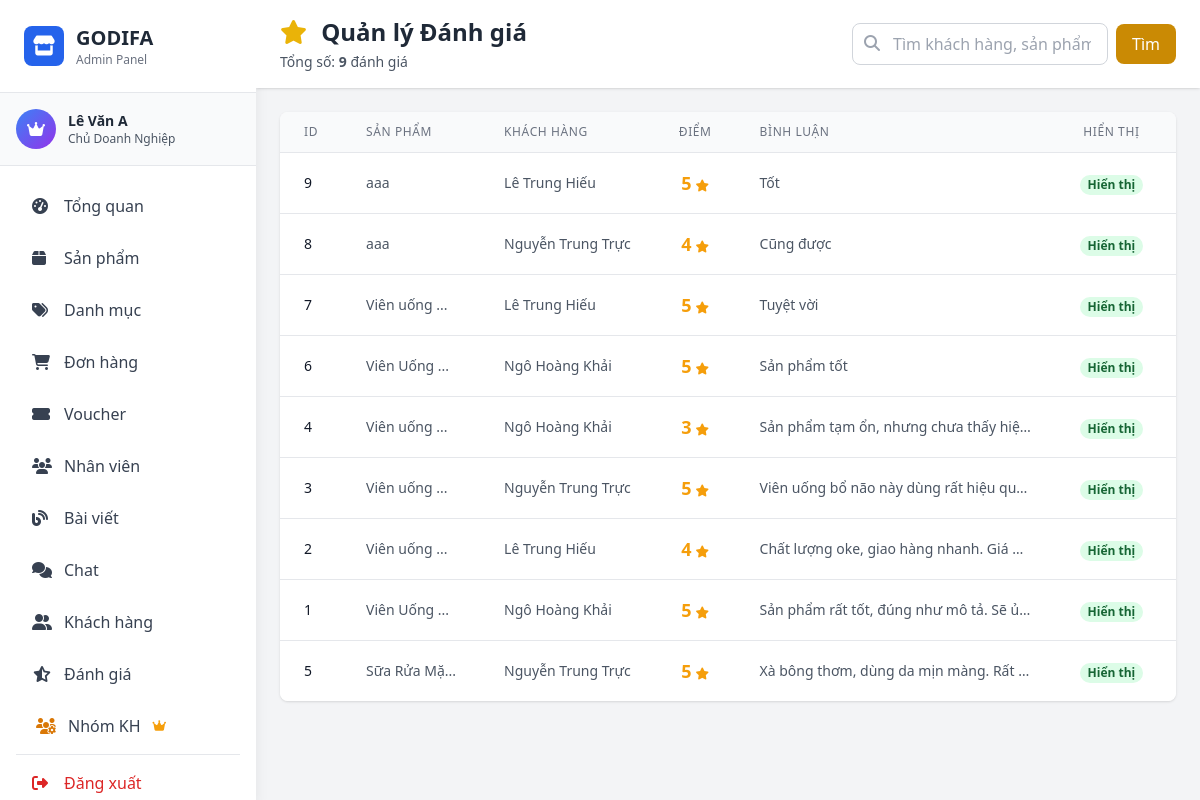
Page /admin/pages/reviews.php (signed in) on the earlier database version.
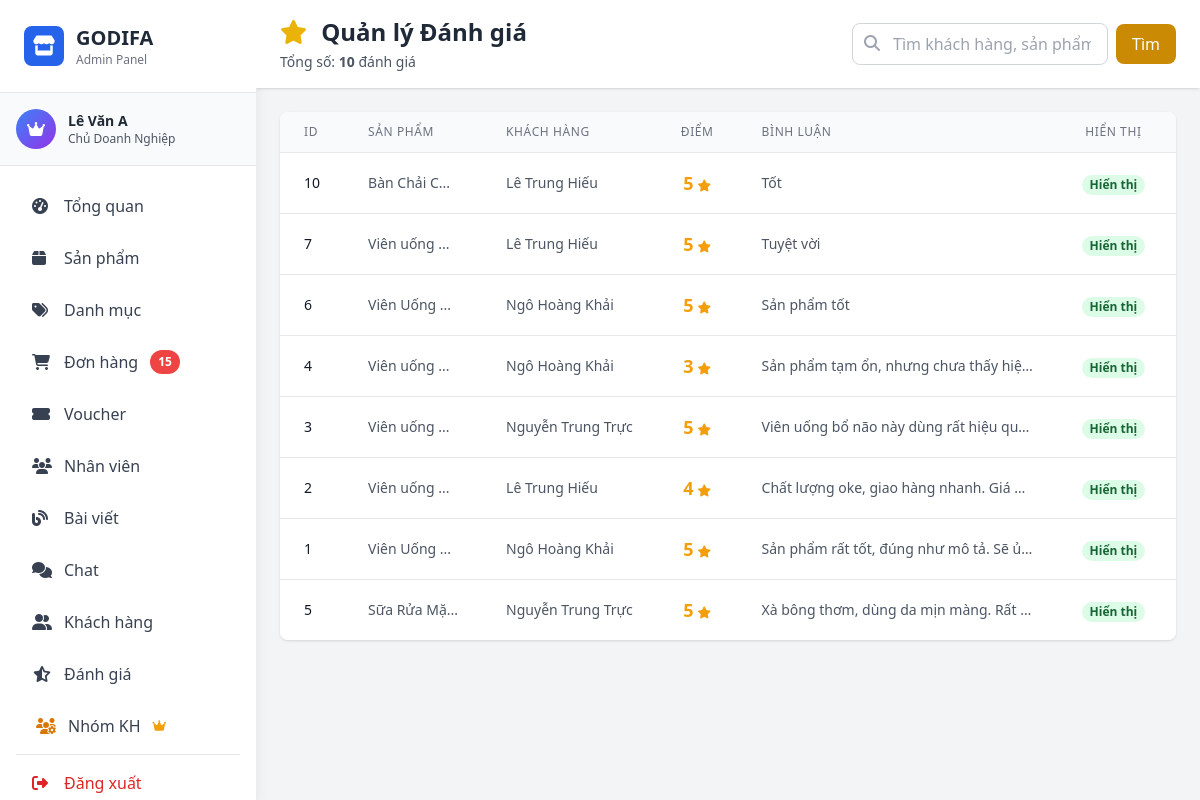
Same page on the later database version.
### tables this page shows
CREATE TABLE IF NOT EXISTS `review` (
  `reviewID` int NOT NULL AUTO_INCREMENT,
  `rating` int NOT NULL,
  `comment` varchar(500) NOT NULL,
  `dateReview` datetime NOT NULL DEFAULT CURRENT_TIMESTAMP,
  `orderID` int NOT NULL,
  `productID` int NOT NULL,
  `customerID` int NOT NULL,
  `status` tinyint NOT NULL DEFAULT '0',
  PRIMARY KEY (`reviewID`),
  KEY `fk_review_user` (`customerID`),
  KEY `fk_review_product` (`productID`),
  KEY `fk_review_order` (`orderID`)
);

CREATE TABLE IF NOT EXISTS `product` (
  `productID` int NOT NULL AUTO_INCREMENT,
  `productName` varchar(150) NOT NULL,
  `SKU_MRK` varchar(30) NOT NULL,
  `stockQuantity` int NOT NULL,
  `price` float NOT NULL,
  `promotional_price` float DEFAULT NULL,
  `description` varchar(500) NOT NULL,
  `image` varchar(100) NOT NULL,
  `categoryID` int NOT NULL,
  `status` tinyint(1) NOT NULL DEFAULT '1' COMMENT '1=Hoạt động, 0=Đã khóa',
  PRIMARY KEY (`productID`),
  KEY `fk_product_category` (`categoryID`)
);

CREATE TABLE IF NOT EXISTS `customer` (
  `customerID` int NOT NULL AUTO_INCREMENT,
  `customerName` varchar(100) NOT NULL,
  `phone` text NOT NULL,
  `email` varchar(100) NOT NULL,
  `password` varchar(100) NOT NULL,
  `status` tinyint(1) NOT NULL DEFAULT '1' COMMENT '1=Hoạt động, 0=Đã khóa',
  `groupID` int DEFAULT NULL COMMENT 'ID nhóm khách hàng',
  `note` text COMMENT 'Ghi chú thông tin khách hàng',
  PRIMARY KEY (`customerID`),
  UNIQUE KEY `email` (`email`),
  KEY `idx_status` (`status`),
  KEY `idx_groupID` (`groupID`)
);

### model/mReview.php (called while the page is built, shortened)
<?php
require_once __DIR__ . '/database.php';
class Review {
    private $conn;
    public function __construct() {
        $db = new clsKetNoi();
        $this->conn = $db->moKetNoi();
    }
    public function getFilteredReviews($search = '', $status = -1) {
        $sql = "
            SELECT
                r.*, c.customerName, p.productName
            FROM review r
            INNER JOIN customer c ON r.customerID = c.customerID
            INNER JOIN product p ON r.productID = p.productID
            WHERE 1=1
        ";
        $sql .= " ORDER BY r.dateReview DESC";
        $stmt = mysqli_prepare($this->conn, $sql);
        mysqli_stmt_execute($stmt);
        $result = mysqli_stmt_get_result($stmt);
        $reviews = [];
        while ($row = mysqli_fetch_assoc($result)) {
            $reviews[] = $row;
        }
        return $reviews;
    }
    public function countReviews() {
        $sql = "SELECT COUNT(reviewID) AS total FROM review";
        $result = mysqli_query($this->conn, $sql);
        $row = mysqli_fetch_assoc($result);
        return $row['total'] ?? 0;
    }
}

### model/database.php (called while the page is built, shortened)
<?php
class Database {
    private static $instance = null;
    private $connection;
    private function __construct() {
        try {
            $this->connection = mysqli_connect(
                self::DB_HOST,
                self::DB_USER,
                self::DB_PASS,
                self::DB_NAME
            );
            mysqli_set_charset($this->connection, self::DB_CHARSET);
        } catch (Exception $e) {
            die("Database Error: " . $e->getMessage());
        }
    }
    public static function getInstance() {
        if (self::$instance === null) {
            self::$instance = new self();
        }
        return self::$instance;
    }
    public function getConnection() {
        return $this->connection;
    }
}
class clsKetNoi {
    public function moKetNoi() {
        return Database::getInstance()->getConnection();
    }
}
?>

### controller/admin/cReview.php (called while the page is built, shortened)
<?php
require_once __DIR__ . '/../../model/mReview.php';
class cReview {
    protected $reviewModel;
    public function __construct() {
        $this->reviewModel = new Review();
    }
    public function getReviews($search = '', $status = -1) {
        return $this->reviewModel->getFilteredReviews($search, $status);
    }
    public function countTotalReviews() {
        return $this->reviewModel->countReviews();
    }
}

### admin/middleware/auth.php (called while the page is built, shortened)
<?php
function hasPermission($permission) {
    global $rolePermissions;
    $userRole = $_SESSION['role_id'] ?? 0;
    if ($userRole == ROLE_OWNER) {
        return true;
    }
    return in_array($permission, $rolePermissions[$userRole]);
}
?>

### model/mOrder.php (called while the page is built, shortened)
<?php
require_once __DIR__ . '/database.php';
class Order {
    private $conn;
    public function __construct() {
        $db = new clsKetNoi();
        $this->conn = $db->moKetNoi();
    }
    public function countByStatus($status) {
        $sql = "SELECT COUNT(*) as total FROM `order` WHERE paymentStatus = ?";
        $stmt = mysqli_prepare($this->conn, $sql);
        mysqli_stmt_bind_param($stmt, "s", $status);
        mysqli_stmt_execute($stmt);
        $result = mysqli_stmt_get_result($stmt);
        $row = mysqli_fetch_assoc($result);
        return $row['total'];
    }
}
?>

### admin/pages/reviews.php (the view, shortened to what the changed rows need)
<?php
require_once __DIR__ . '/../middleware/auth.php';
require_once __DIR__ . '/../../controller/admin/cReview.php';
$reviewController = new cReview();
$searchKeyword = isset($_GET['search']) ? trim($_GET['search']) : '';
$reviews = $reviewController->getReviews($searchKeyword, -1);
$totalReviews = $reviewController->countTotalReviews();
include __DIR__ . '/../includes/header.php';
?>
<div class="flex h-screen bg-gray-100">
    <?php include __DIR__ . '/../includes/sidebar.php'; ?>
    <div class="flex-1 overflow-y-auto ml-64">
        <div class="bg-white shadow sticky top-0 z-10">
            <div class="px-4 md:px-6 py-4 flex flex-wrap justify-between items-center gap-4">
                <div>
                    <h1 class="text-xl md:text-2xl font-bold text-gray-800">
                        <i class="fas fa-star text-yellow-500 mr-2"></i>
                        Quản lý Đánh giá
                    </h1>
                    <p class="text-sm text-gray-600 mt-1">
                        Tổng số: <strong><?php echo $totalReviews; ?></strong> đánh giá
                    </p>
                </div>
            </div>
        </div>
        <div class="p-4 md:p-6">
            <div class="bg-white rounded-lg shadow overflow-hidden">
                <?php if (empty($reviews)): ?>
                <div class="p-8 text-center text-gray-500">
                    <i class="fas fa-search-minus text-4xl mb-2 text-gray-300"></i>
                    <p>Không tìm thấy đánh giá nào phù hợp.</p>
                </div>
                <?php else: ?>
                <table class="min-w-full divide-y divide-gray-200" id="reviewsTable">
                    <thead class="bg-gray-50">
                        <tr>
                            <th class="px-6 py-3 text-left text-xs font-medium text-gray-500 uppercase tracking-wider">ID</th>
                            <th class="px-6 py-3 text-left text-xs font-medium text-gray-500 uppercase tracking-wider">Sản phẩm</th>
                            <th class="px-6 py-3 text-left text-xs font-medium text-gray-500 uppercase tracking-wider">Khách hàng</th>
                            <th class="px-6 py-3 text-center text-xs font-medium text-gray-500 uppercase tracking-wider">Điểm</th>
                            <th class="px-6 py-3 text-left text-xs font-medium text-gray-500 uppercase tracking-wider">Bình luận</th>
                            <th class="px-6 py-3 text-center text-xs font-medium text-gray-500 uppercase tracking-wider">Hiển thị</th>
                            <th class="px-6 py-3 text-center text-xs font-medium text-gray-500 uppercase tracking-wider">Thao tác</th>
                        </tr>
                    </thead>
                    <tbody class="bg-white divide-y divide-gray-200">
                        <?php foreach ($reviews as $review): ?>
                        <?php
                        $reviewID = $review['reviewID'] ?? 0;
                        $productName = htmlspecialchars($review['productName'] ?? 'Sản phẩm N/A');
                        $customerName = htmlspecialchars($review['customerName'] ?? 'Khách hàng N/A');
                        $rating = $review['rating'] ?? 0;
                        $comment = htmlspecialchars($review['comment'] ?? 'Không có bình luận.');
                        $status = $review['status'] ?? 1;
                        $statusText = ($status == 1) ? 'Hiển thị' : 'Đang ẩn';
                        $statusColor = ($status == 1) ? 'bg-green-100 text-green-800' : 'bg-gray-100 text-gray-700';
                        $maxProductNameLength = 10;
                        $productNameExcerpt = mb_substr($productName, 0, $maxProductNameLength);
                        if (mb_strlen($productName) > $maxProductNameLength) {
                            $productNameExcerpt .= '...';
                        }
                        $commentExcerpt = mb_substr($comment, 0, 50) . (mb_strlen($comment) > 50 ? '...' : '');
                        ?>
                        <tr class="<?php echo $status != 1 ? 'opacity-75' : ''; ?>" data-review-id="<?php echo $reviewID; ?>">
                            <td class="px-6 py-4 whitespace-nowrap text-sm font-medium text-gray-900"><?php echo $reviewID; ?></td>
                            <td class="px-6 py-4 whitespace-nowrap text-sm text-gray-600" title="<?php echo $productName; ?>"><?php echo $productNameExcerpt; ?></td>
                            <td class="px-6 py-4 whitespace-nowrap text-sm text-gray-600"><?php echo $customerName; ?></td>
                            <td class="px-6 py-4 whitespace-nowrap text-sm text-gray-600 text-center">
                                <span class="font-bold text-lg text-amber-500"><?php echo $rating; ?></span><i class="fas fa-star text-xs ml-1 text-amber-500"></i>
                            </td>
                            <td class="px-6 py-4 max-w-xs text-sm text-gray-600 truncate" title="<?php echo htmlspecialchars($comment); ?>"><?php echo $commentExcerpt; ?></td>
                            <td class="px-6 py-4 whitespace-nowrap text-center">
                                <span class="px-2 inline-flex text-xs leading-5 font-semibold rounded-full <?php echo $statusColor; ?>" data-status-id="<?php echo $status; ?>">
                                    <?php echo $statusText; ?>
                                </span>
                            </td>
                            <td class="px-6 py-4 whitespace-nowrap text-sm font-medium text-center">
                            </td>
                        </tr>
                        <?php endforeach; ?>
                    </tbody>
                </table>
                <?php endif; ?>
            </div>
        </div>
    </div>
</div>
<?php include __DIR__ . '/../includes/footer.php'; ?>

### admin/includes/sidebar.php (shortened to what the changed rows need)
<?php
require_once __DIR__ . '/../../model/mOrder.php';
$orderModel = new Order();
$pendingOrdersCount = $orderModel->countByStatus('Chờ thanh toán');
if (hasPermission('view_reviews') || hasPermission('manage_reviews')) {
    require_once __DIR__ . '/../../model/mReview.php';
}
?>
<aside class="w-64 bg-white h-screen shadow-lg fixed left-0 top-0 overflow-y-auto">
    <div class="p-6 border-b border-gray-200">
        <a href="index.php" class="flex items-center space-x-3">
            <div>
                <h1 class="text-xl font-bold text-gray-800">GODIFA</h1>
            </div>
        </a>
    </div>
    <nav class="p-4 space-y-1">
        <?php if (hasPermission('view_orders')): ?>
        <a href="?page=orders" class="sidebar-link flex items-center space-x-3 px-4 py-3 rounded-lg text-gray-700">
            <i class="fas fa-shopping-cart w-5"></i>
            <span>Đơn hàng</span>
            <?php if ($pendingOrdersCount > 0): ?>
            <span class="ml-auto bg-red-500 text-white text-xs px-2 py-1 rounded-full font-semibold">
                <?php echo $pendingOrdersCount; ?>
            </span>
            <?php endif; ?>
        </a>
        <?php endif; ?>
    </nav>
</aside>

Differences in the rows shown:
no longer on this page (row unchanged): review: reviewID "9", productID.productName "aaa", customerID.customerName "Lê Trung Hiếu", rating "5", comment "Tốt", status "Hiển thị"
no longer on this page (row unchanged): review: reviewID "8", productID.productName "aaa", customerID.customerName "Nguyễn Trung Trực", rating "4", comment "Cũng được", status "Hiển thị"
added review: reviewID "10", productID.productName "Bàn Chải C...", customerID.customerName "Lê Trung Hiếu", rating "5", comment "Tốt", status "Hiển thị"
Other differences:
$pendingOrdersCount: (not shown) → "15"
$totalReviews: "9" → "10"
